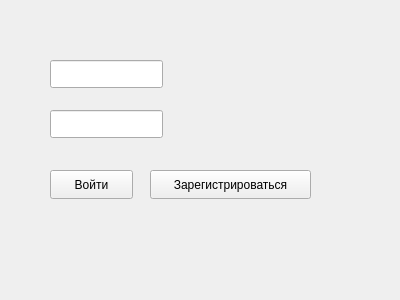
<?xml version="1.0" encoding="UTF-8"?>
<ui version="4.0">
 <class>LoginWindow</class>
 <widget class="QWidget" name="LoginWindow">
  <property name="geometry">
   <rect>
    <x>0</x>
    <y>0</y>
    <width>400</width>
    <height>300</height>
   </rect>
  </property>
  <property name="windowTitle">
   <string>Form</string>
  </property>
  <widget class="QLineEdit" name="usernameLineEdit">
   <property name="geometry">
    <rect>
     <x>50</x>
     <y>60</y>
     <width>113</width>
     <height>28</height>
    </rect>
   </property>
  </widget>
  <widget class="QLineEdit" name="passwordLineEdit">
   <property name="geometry">
    <rect>
     <x>50</x>
     <y>110</y>
     <width>113</width>
     <height>28</height>
    </rect>
   </property>
   <property name="echoMode">
    <enum>QLineEdit::EchoMode::Password</enum>
   </property>
  </widget>
  <widget class="QPushButton" name="loginButton">
   <property name="geometry">
    <rect>
     <x>50</x>
     <y>170</y>
     <width>83</width>
     <height>29</height>
    </rect>
   </property>
   <property name="text">
    <string>Войти</string>
   </property>
  </widget>
  <widget class="QPushButton" name="registerButton">
   <property name="geometry">
    <rect>
     <x>150</x>
     <y>170</y>
     <width>161</width>
     <height>29</height>
    </rect>
   </property>
   <property name="text">
    <string>Зарегистрироваться</string>
   </property>
  </widget>
  <widget class="QLabel" name="statusLabel">
   <property name="geometry">
    <rect>
     <x>50</x>
     <y>240</y>
     <width>301</width>
     <height>20</height>
    </rect>
   </property>
   <property name="sizePolicy">
    <sizepolicy hsizetype="Expanding" vsizetype="Preferred">
     <horstretch>0</horstretch>
     <verstretch>0</verstretch>
    </sizepolicy>
   </property>
   <property name="text">
    <string/>
   </property>
   <property name="wordWrap">
    <bool>true</bool>
   </property>
  </widget>
 </widget>
 <resources/>
 <connections/>
</ui>
